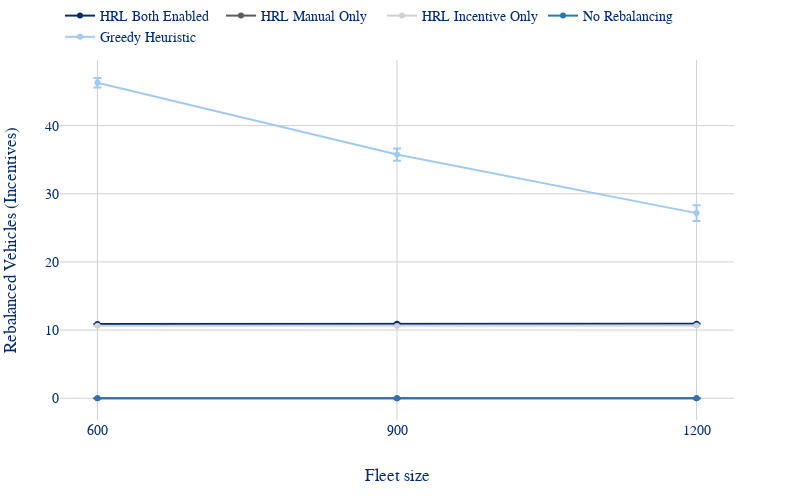

Here is the notebook cell this chart was saved with:
### Code cell
plot_fleet_linechart(full_results, "mean_rebalanced_vehicles_incentives").show()

### Figure 1 — Plotly figure (JSON) as saved in the notebook; plotly's stock layout.template omitted (floating-point values rounded to 4 significant figures)
{"data": [{"error_y": {"array": [0.0, 0.0, 0.0], "type": "data", "visible": true}, "hovertemplate": "Model=%{text}<br>Fleet=%{x}<br>Mean=%{y:.4f}<extra></extra>", "mode": "lines+markers", "name": "HRL Both Enabled", "text": ["HRL Both Enabled", "HRL Both Enabled", "HRL Both Enabled"], "type": "scatter", "x": [600, 900, 1200], "y": [10.9, 10.92, 10.93]}, {"error_y": {"array": [0.0, 0.0, 0.0], "type": "data", "visible": true}, "hovertemplate": "Model=%{text}<br>Fleet=%{x}<br>Mean=%{y:.4f}<extra></extra>", "mode": "lines+markers", "name": "HRL Manual Only", "text": ["HRL Manual Only", "HRL Manual Only", "HRL Manual Only"], "type": "scatter", "x": [600, 900, 1200], "y": [0.0, 0.0, 0.0]}, {"error_y": {"array": [0.0, 0.0, 0.0], "type": "data", "visible": true}, "hovertemplate": "Model=%{text}<br>Fleet=%{x}<br>Mean=%{y:.4f}<extra></extra>", "mode": "lines+markers", "name": "HRL Incentive Only", "text": ["HRL Incentive Only", "HRL Incentive Only", "HRL Incentive Only"], "type": "scatter", "x": [600, 900, 1200], "y": [10.63, 10.61, 10.66]}, {"error_y": {"array": [0.0, 0.0, 0.0], "type": "data", "visible": true}, "hovertemplate": "Model=%{text}<br>Fleet=%{x}<br>Mean=%{y:.4f}<extra></extra>", "mode": "lines+markers", "name": "No Rebalancing", "text": ["No Rebalancing", "No Rebalancing", "No Rebalancing"], "type": "scatter", "x": [600, 900, 1200], "y": [0.0, 0.0, 0.0]}, {"error_y": {"array": [0.7016, 0.8994, 1.147], "type": "data", "visible": true}, "hovertemplate": "Model=%{text}<br>Fleet=%{x}<br>Mean=%{y:.4f}<extra></extra>", "mode": "lines+markers", "name": "Greedy Heuristic", "text": ["Greedy Heuristic", "Greedy Heuristic", "Greedy Heuristic"], "type": "scatter", "x": [600, 900, 1200], "y": [46.28, 35.76, 27.16]}], "layout": {"height": 500, "legend": {"orientation": "h", "x": 0, "xanchor": "left", "y": 1.02, "yanchor": "bottom"}, "margin": {"b": 80, "l": 60, "r": 66, "t": 0}, "width": 800, "xaxis": {"categoryarray": ["600", "900", "1200"], "categoryorder": "array", "title": {"text": "Fleet size"}, "type": "category"}, "yaxis": {"title": {"text": "Rebalanced Vehicles (Incentives)"}}}}
